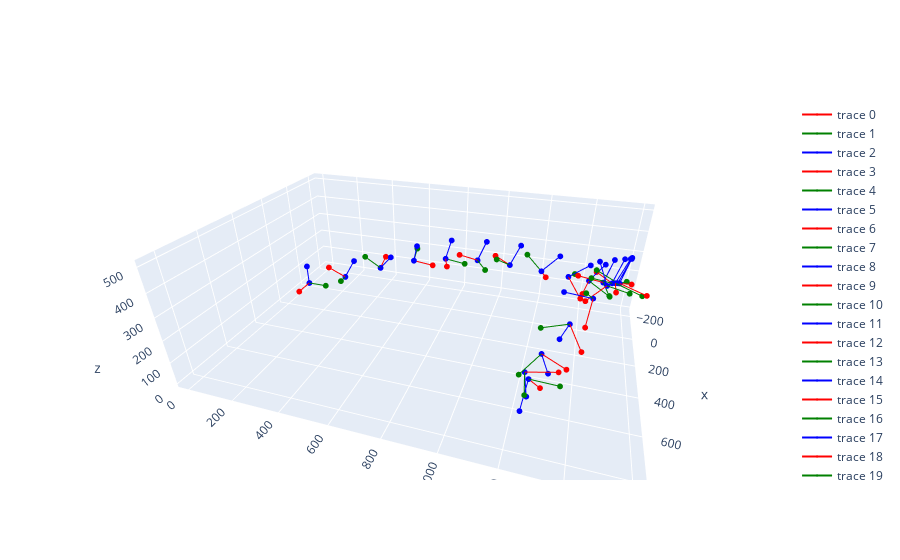

Write notebook code for a chart like this one.
### Code cell
p = mt.trace[0]

data = []

for p in tqdm(mt.trace):
    origin = p[0]
    for axis, color in zip(p[1:], ['red', 'green', 'blue']):
        data.append(
            go.Scatter3d(
                x=[origin[0], origin[0] + axis[0] * 100],
                y=[origin[1], origin[1] + axis[1] * 100],
                z=[origin[2], origin[2] + axis[2] * 100],
                marker={'size': 2, 'color': color},
                line={"color": color, "width": 2},
            )
        )

# data = [
#     go.Scatter3d(x=[0, 1], y=[0, 0], z=[0, 0], line={"color": "darkblue", "width": 2})
# ]
fig = go.Figure(data=data)
fig.show()

### Figure 1 — Plotly figure (JSON) as saved in the notebook; plotly's stock layout.template omitted (floating-point values rounded to 4 significant figures)
{"data": [{"line": {"color": "red", "width": 2}, "marker": {"color": "red", "size": 2}, "type": "scatter3d", "x": [0, 100], "y": [0, 0], "z": [0, 0]}, {"line": {"color": "green", "width": 2}, "marker": {"color": "green", "size": 2}, "type": "scatter3d", "x": [0, 0], "y": [0, 100], "z": [0, 0]}, {"line": {"color": "blue", "width": 2}, "marker": {"color": "blue", "size": 2}, "type": "scatter3d", "x": [0, 0], "y": [0, 0], "z": [0, 100]}, {"line": {"color": "red", "width": 2}, "marker": {"color": "red", "size": 2}, "type": "scatter3d", "x": [-48.23, -37.84], "y": [196.5, 109.1], "z": [44.74, 92.26]}, {"line": {"color": "green", "width": 2}, "marker": {"color": "green", "size": 2}, "type": "scatter3d", "x": [-48.23, 45.13], "y": [196.5, 221.5], "z": [44.74, 70.37]}, {"line": {"color": "blue", "width": 2}, "marker": {"color": "blue", "size": 2}, "type": "scatter3d", "x": [-48.23, -82.52], "y": [196.5, 238.2], "z": [44.74, 128.9]}, {"line": {"color": "red", "width": 2}, "marker": {"color": "red", "size": 2}, "type": "scatter3d", "x": [-108.9, -206.3], "y": [377.4, 367.9], "z": [97.41, 117.8]}, {"line": {"color": "green", "width": 2}, "marker": {"color": "green", "size": 2}, "type": "scatter3d", "x": [-108.9, -88.37], "y": [377.4, 302.6], "z": [97.41, 160.5]}, {"line": {"color": "blue", "width": 2}, "marker": {"color": "blue", "size": 2}, "type": "scatter3d", "x": [-108.9, -99.61], "y": [377.4, 443.0], "z": [97.41, 172.3]}, {"line": {"color": "red", "width": 2}, "marker": {"color": "red", "size": 2}, "type": "scatter3d", "x": [-135.3, -155.4], "y": [556.7, 652.2], "z": [153.8, 132.0]}, {"line": {"color": "green", "width": 2}, "marker": {"color": "green", "size": 2}, "type": "scatter3d", "x": [-135.3, -230.9], "y": [556.7, 542.4], "z": [153.8, 179.3]}, {"line": {"color": "blue", "width": 2}, "marker": {"color": "blue", "size": 2}, "type": "scatter3d", "x": [-135.3, -114.0], "y": [556.7, 582.7], "z": [153.8, 247.9]}, {"line": {"color": "red", "width": 2}, "marker": {"color": "red", "size": 2}, "type": "scatter3d", "x": [-111.2, -17.29], "y": [734.2, 767.9], "z": [201.1, 206.9]}, {"line": {"color": "green", "width": 2}, "marker": {"color": "green", "size": 2}, "type": "scatter3d", "x": [-111.2, -142.1], "y": [734.2, 824.9], "z": [201.1, 172.6]}, {"line": {"color": "blue", "width": 2}, "marker": {"color": "blue", "size": 2}, "type": "scatter3d", "x": [-111.2, -126.2], "y": [734.2, 759.1], "z": [201.1, 296.8]}, {"line": {"color": "red", "width": 2}, "marker": {"color": "red", "size": 2}, "type": "scatter3d", "x": [-61.38, -10.21], "y": [906.1, 830.2], "z": [240.3, 280.4]}, {"line": {"color": "green", "width": 2}, "marker": {"color": "green", "size": 2}, "type": "scatter3d", "x": [-61.38, 22.31], "y": [906.1, 960.7], "z": [240.3, 236.9]}, {"line": {"color": "blue", "width": 2}, "marker": {"color": "blue", "size": 2}, "type": "scatter3d", "x": [-61.38, -80.81], "y": [906.1, 941.4], "z": [240.3, 331.8]}, {"line": {"color": "red", "width": 2}, "marker": {"color": "red", "size": 2}, "type": "scatter3d", "x": [2.58, -59.71], "y": [1068.0, 990.2], "z": [268.8, 276.5]}, {"line": {"color": "green", "width": 2}, "marker": {"color": "green", "size": 2}, "type": "scatter3d", "x": [2.58, 71.78], "y": [1068.0, 1018.0], "z": [268.8, 320.6]}, {"line": {"color": "blue", "width": 2}, "marker": {"color": "blue", "size": 2}, "type": "scatter3d", "x": [2.58, -33.91], "y": [1068.0, 1106.0], "z": [268.8, 354.0]}, {"line": {"color": "red", "width": 2}, "marker": {"color": "red", "size": 2}, "type": "scatter3d", "x": [70.33, -4.868], "y": [1213.0, 1231.0], "z": [292.6, 229.2]}, {"line": {"color": "green", "width": 2}, "marker": {"color": "green", "size": 2}, "type": "scatter3d", "x": [70.33, 15.84], "y": [1213.0, 1141.0], "z": [292.6, 336.7]}, {"line": {"color": "blue", "width": 2}, "marker": {"color": "blue", "size": 2}, "type": "scatter3d", "x": [70.33, 33.23], "y": [1213.0, 1280.0], "z": [292.6, 356.2]}, {"line": {"color": "red", "width": 2}, "marker": {"color": "red", "size": 2}, "type": "scatter3d", "x": [131.7, 169.6], "y": [1325.0, 1384.0], "z": [314.1, 242.5]}, {"line": {"color": "green", "width": 2}, "marker": {"color": "green", "size": 2}, "type": "scatter3d", "x": [131.7, 39.16], "y": [1325.0, 1350.0], "z": [314.1, 285.9]}, {"line": {"color": "blue", "width": 2}, "marker": {"color": "blue", "size": 2}, "type": "scatter3d", "x": [131.7, 133.3], "y": [1325.0, 1402.0], "z": [314.1, 378.0]}, {"line": {"color": "red", "width": 2}, "marker": {"color": "red", "size": 2}, "type": "scatter3d", "x": [181.4, 278.9], "y": [1403.0, 1383.0], "z": [333.4, 323.5]}, {"line": {"color": "green", "width": 2}, "marker": {"color": "green", "size": 2}, "type": "scatter3d", "x": [181.4, 194.0], "y": [1403.0, 1489.0], "z": [333.4, 283.5]}, {"line": {"color": "blue", "width": 2}, "marker": {"color": "blue", "size": 2}, "type": "scatter3d", "x": [181.4, 200.0], "y": [1403.0, 1451.0], "z": [333.4, 419.5]}, {"line": {"color": "red", "width": 2}, "marker": {"color": "red", "size": 2}, "type": "scatter3d", "x": [218, 238.4], "y": [1453.0, 1358.0], "z": [352.4, 376.8]}, {"line": {"color": "green", "width": 2}, "marker": {"color": "green", "size": 2}, "type": "scatter3d", "x": [218, 315.8], "y": [1453.0, 1474.0], "z": [352.4, 350.8]}, {"line": {"color": "blue", "width": 2}, "marker": {"color": "blue", "size": 2}, "type": "scatter3d", "x": [218, 214.5], "y": [1453.0, 1477.0], "z": [352.4, 449.4]}, {"line": {"color": "red", "width": 2}, "marker": {"color": "red", "size": 2}, "type": "scatter3d", "x": [246.6, 163.4], "y": [1481.0, 1426.0], "z": [368.6, 367.0]}, {"line": {"color": "green", "width": 2}, "marker": {"color": "green", "size": 2}, "type": "scatter3d", "x": [246.6, 298.2], "y": [1481.0, 1403.0], "z": [368.6, 403.5]}, {"line": {"color": "blue", "width": 2}, "marker": {"color": "blue", "size": 2}, "type": "scatter3d", "x": [246.6, 226.0], "y": [1481.0, 1510.0], "z": [368.6, 462.3]}, {"line": {"color": "red", "width": 2}, "marker": {"color": "red", "size": 2}, "type": "scatter3d", "x": [269.7, 195.3], "y": [1498.0, 1556.0], "z": [383.7, 349.7]}, {"line": {"color": "green", "width": 2}, "marker": {"color": "green", "size": 2}, "type": "scatter3d", "x": [269.7, 205.8], "y": [1498.0, 1422.0], "z": [383.7, 394.8]}, {"line": {"color": "blue", "width": 2}, "marker": {"color": "blue", "size": 2}, "type": "scatter3d", "x": [269.7, 250.3], "y": [1498.0, 1528.0], "z": [383.7, 477.0]}, {"line": {"color": "red", "width": 2}, "marker": {"color": "red", "size": 2}, "type": "scatter3d", "x": [295.5, 335.7], "y": [1501.0, 1591.0], "z": [396.5, 382.7]}, {"line": {"color": "green", "width": 2}, "marker": {"color": "green", "size": 2}, "type": "scatter3d", "x": [295.5, 207.3], "y": [1501.0, 1535.0], "z": [396.5, 364.1]}, {"line": {"color": "blue", "width": 2}, "marker": {"color": "blue", "size": 2}, "type": "scatter3d", "x": [295.5, 270.8], "y": [1501.0, 1526.0], "z": [396.5, 490.1]}, {"line": {"color": "red", "width": 2}, "marker": {"color": "red", "size": 2}, "type": "scatter3d", "x": [322.9, 421.8], "y": [1484.0, 1481.0], "z": [408.5, 422.9]}, {"line": {"color": "green", "width": 2}, "marker": {"color": "green", "size": 2}, "type": "scatter3d", "x": [322.9, 330.5], "y": [1484.0, 1578.0], "z": [408.5, 376.2]}, {"line": {"color": "blue", "width": 2}, "marker": {"color": "blue", "size": 2}, "type": "scatter3d", "x": [322.9, 310.4], "y": [1484.0, 1517.0], "z": [408.5, 502.1]}, {"line": {"color": "red", "width": 2}, "marker": {"color": "red", "size": 2}, "type": "scatter3d", "x": [372.6, 440.3], "y": [1453.0, 1389.0], "z": [418.5, 383.4]}, {"line": {"color": "green", "width": 2}, "marker": {"color": "green", "size": 2}, "type": "scatter3d", "x": [372.6, 445.4], "y": [1453.0, 1519.0], "z": [418.5, 438.0]}, {"line": {"color": "blue", "width": 2}, "marker": {"color": "blue", "size": 2}, "type": "scatter3d", "x": [372.6, 383.1], "y": [1453.0, 1415.0], "z": [418.5, 510.1]}, {"line": {"color": "red", "width": 2}, "marker": {"color": "red", "size": 2}, "type": "scatter3d", "x": [465.7, 522.0], "y": [1410.0, 1399.0], "z": [411.2, 329.4]}, {"line": {"color": "green", "width": 2}, "marker": {"color": "green", "size": 2}, "type": "scatter3d", "x": [465.7, 542.5], "y": [1410.0, 1381.0], "z": [411.2, 468.2]}, {"line": {"color": "blue", "width": 2}, "marker": {"color": "blue", "size": 2}, "type": "scatter3d", "x": [465.7, 435.3], "y": [1410.0, 1315.0], "z": [411.2, 403.7]}, {"line": {"color": "red", "width": 2}, "marker": {"color": "red", "size": 2}, "type": "scatter3d", "x": [579.4, 656.5], "y": [1347.0, 1393.0], "z": [368.6, 323.6]}, {"line": {"color": "green", "width": 2}, "marker": {"color": "green", "size": 2}, "type": "scatter3d", "x": [579.4, 630.1], "y": [1347.0, 1261.0], "z": [368.6, 369.0]}, {"line": {"color": "blue", "width": 2}, "marker": {"color": "blue", "size": 2}, "type": "scatter3d", "x": [579.4, 540.8], "y": [1347.0, 1324.0], "z": [368.6, 279.3]}, {"line": {"color": "red", "width": 2}, "marker": {"color": "red", "size": 2}, "type": "scatter3d", "x": [688.7, 751.3], "y": [1276.0, 1354.0], "z": [312.9, 318.4]}, {"line": {"color": "green", "width": 2}, "marker": {"color": "green", "size": 2}, "type": "scatter3d", "x": [688.7, 761.8], "y": [1276.0, 1220.0], "z": [312.9, 274.2]}, {"line": {"color": "blue", "width": 2}, "marker": {"color": "blue", "size": 2}, "type": "scatter3d", "x": [688.7, 661.7], "y": [1276.0, 1305.0], "z": [312.9, 220.9]}, {"line": {"color": "red", "width": 2}, "marker": {"color": "red", "size": 2}, "type": "scatter3d", "x": [746.8, 734.8], "y": [1236.0, 1334.0], "z": [276.1, 290.5]}, {"line": {"color": "green", "width": 2}, "marker": {"color": "green", "size": 2}, "type": "scatter3d", "x": [746.8, 845.9], "y": [1236.0, 1249.0], "z": [276.1, 272.6]}, {"line": {"color": "blue", "width": 2}, "marker": {"color": "blue", "size": 2}, "type": "scatter3d", "x": [746.8, 741.5], "y": [1236.0, 1250.0], "z": [276.1, 177.2]}, {"line": {"color": "red", "width": 2}, "marker": {"color": "red", "size": 2}, "type": "scatter3d", "x": [757.9, 700.7], "y": [1251.0, 1287.0], "z": [261.5, 188.0]}, {"line": {"color": "green", "width": 2}, "marker": {"color": "green", "size": 2}, "type": "scatter3d", "x": [757.9, 788.9], "y": [1251.0, 1343.0], "z": [261.5, 283.2]}, {"line": {"color": "blue", "width": 2}, "marker": {"color": "blue", "size": 2}, "type": "scatter3d", "x": [757.9, 833.8], "y": [1251.0, 1240.0], "z": [261.5, 197.3]}], "layout": {"autosize": true, "scene": {"aspectmode": "auto", "aspectratio": {"x": 1.126, "y": 1.664, "z": 0.5335}, "camera": {"center": {"x": 0, "y": 0, "z": 0}, "eye": {"x": 1.551, "y": 0.5003, "z": 0.9068}, "projection": {"type": "perspective"}, "up": {"x": 0, "y": 0, "z": 1}}}}}
